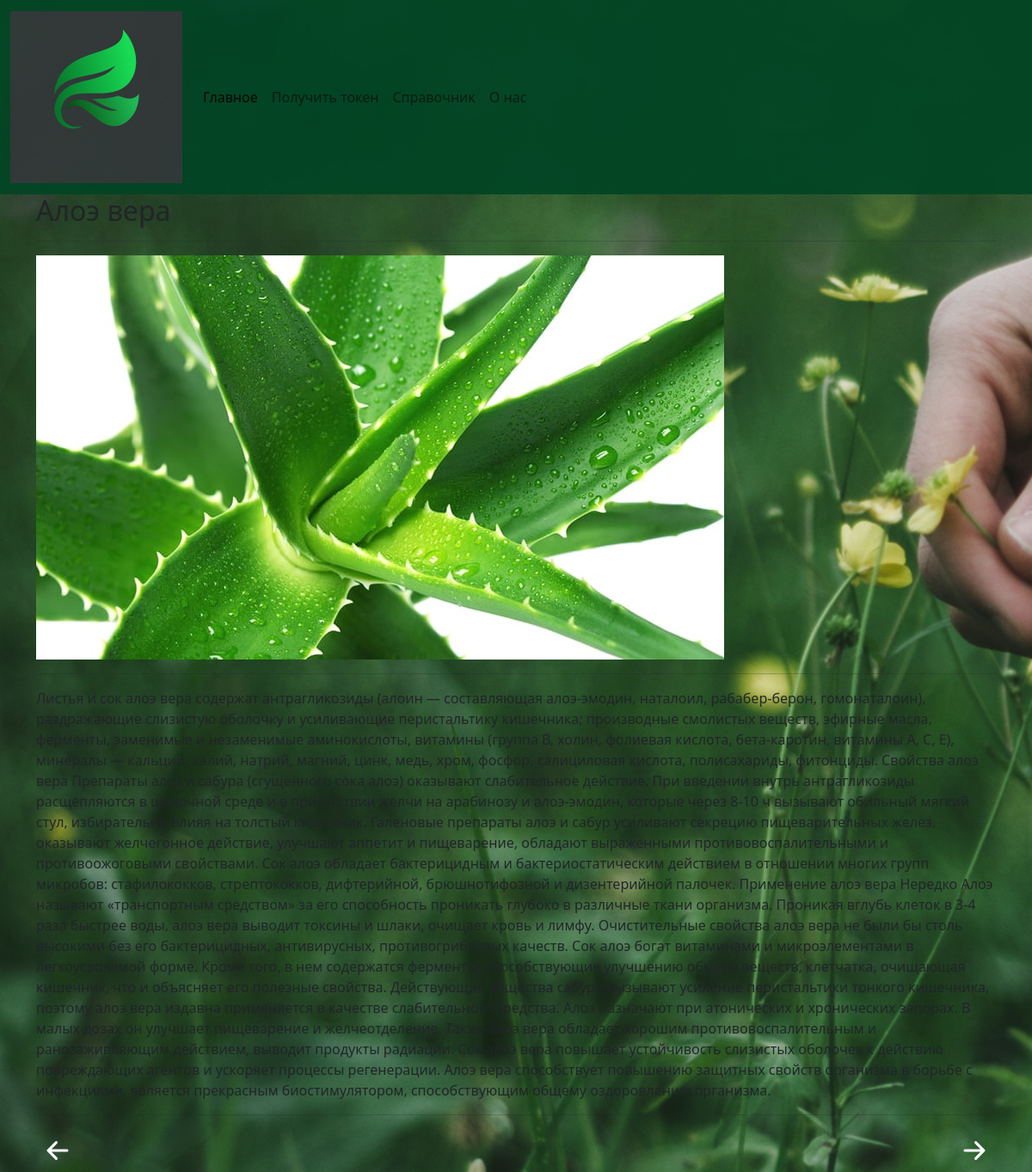
Screenshot of /main/3/ with the database file from the repository.
### main/models.py (models this page shows, shortened)
class Plants(models.Model):
    name = models.CharField(max_length=255, blank=False, verbose_name='Название')
    info = models.TextField(blank=False, verbose_name='Информация')
    photo = models.ImageField(upload_to='plants_photo', blank=False, verbose_name='Фото')
    class Meta:
        verbose_name = 'Растение'
        verbose_name_plural = 'Растения'

### main/views.py (the view)
# urls.py: path('main/<int:plant_id>/', views.plant_detail, name='plant_detail'),
def plant_detail(request, plant_id):
    plant = get_object_or_404(Plants, id=plant_id)
    return render(request, 'main/plant_detail.html', {'plant': plant})

### main/templates/main/plant_detail.html (shortened to what this page needs)
{% extends 'main/layout.html' %}
{% block body %}
 <div id="wrapper">
   <div>
      <div id="main-text">
        <h2>{{ plant.name }}</h2>
      </div>
      <hr>
      <div id="plant-image-container">
        <img src="{{ plant.photo.url }}" alt="{{ plant.name }}" id="plant-image">
      </div>
      <hr>
      <div id="main-info">
        <p>{{ plant.info }}</p>
      </div>
      <hr>
       <div>
        <a id="btn-left" href="{% url 'previous_plant' plant_id=plant.id %}">
          <svg xmlns="http://www.w3.org/2000/svg" width="50" height="50" fill="currentColor" class="bi bi-arrow-left-short" viewBox="0 0 16 16">
            <path fill-rule="evenodd" d="M12 8a.5.5 0 0 1-.5.5H5.707l2.147 2.146a.5.5 0 0 1-.708.708l-3-3a.5.5 0 0 1 0-.708l3-3a.5.5 0 1 1 .708.708L5.707 7.5H11.5a.5.5 0 0 1 .5.5z"/>
          </svg>
        </a>
        <a id="btn-right" href="{% url 'next_plant' plant_id=plant.id %}">
          <svg xmlns="http://www.w3.org/2000/svg" width="50  " height="50" fill="currentColor" class="bi bi-arrow-right-short" viewBox="0 0 16 16">
            <path fill-rule="evenodd" d="M4 8a.5.5 0 0 1 .5-.5h5.793L8.146 5.354a.5.5 0 1 1 .708-.708l3 3a.5.5 0 0 1 0 .708l-3 3a.5.5 0 0 1-.708-.708L10.293 8.5H4.5A.5.5 0 0 1 4 8z"/>
          </svg>
        </a>
      </div>
   </div>
 </div>
{% endblock %}

### main/static/main/css/style.css (style rules this page uses)
body { background-image: url(../img/oboii.jpg); background-repeat: no-repeat; background-size: cover; margin: 0; }
#btn-right { float: right; color: white; }
#btn-left { float: left; color: white; }

### rows the page displays
Plants: name "Алоэ вера", photo (picture), info "Листья и сок алоэ вера содержат антрагликозиды (алоин — составляющая алоэ-эмодин, наталоил, рабабер-берон, гомонаталоин), раздражающие слизистую оболочку и усиливающие перистальтику кишечника; производные смолистых веществ, эфирные масла, ферменты, заменимые и незаменимые аминокислоты, витамины (группа В, холин, фолиевая кислота, бета-каротин, витамины А, С, Е), минералы — кальций, калий, натрий, магний, цинк, медь, хром, фосфор, салициловая кислота, полисахариды, фитонциды. Свойства алоэ вера Препараты алоэ и сабура (сгущенного сока алоэ) оказывают слабительное действие. При введении внутрь антрагликозиды расщепляются в щелочной среде и в присутствии желчи на арабинозу и алоэ-эмодин,…"
